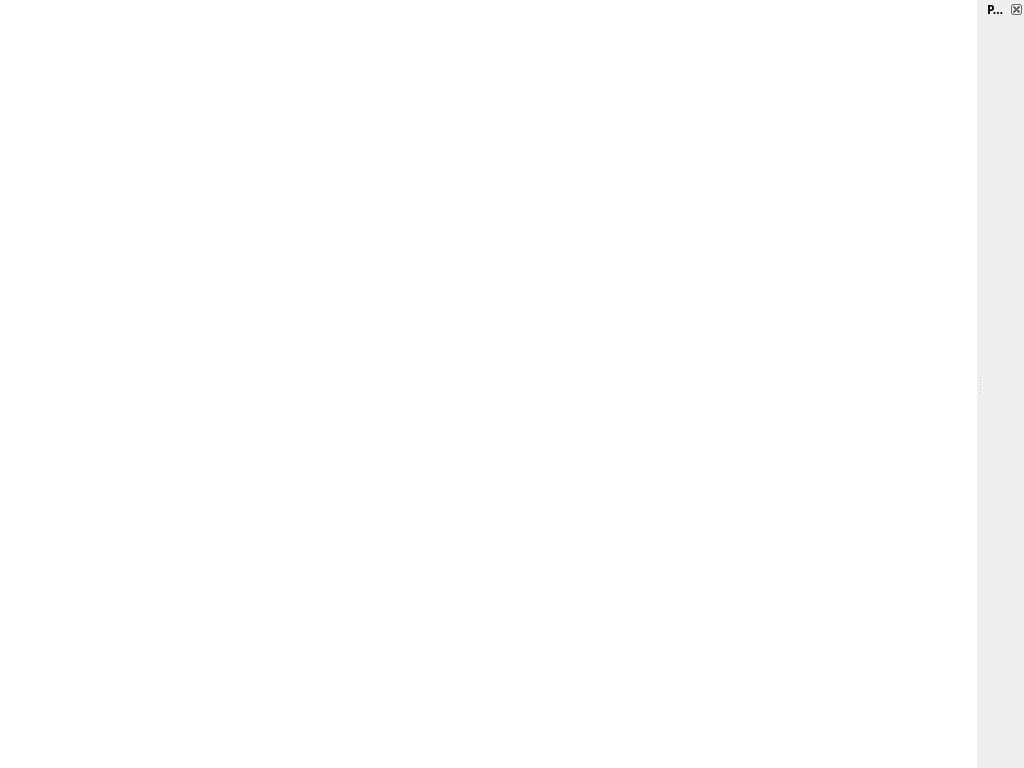
<?xml version="1.0" encoding="UTF-8"?>
<ui version="4.0">
 <class>MainWindow</class>
 <widget class="QMainWindow" name="MainWindow">
  <property name="geometry">
   <rect>
    <x>0</x>
    <y>0</y>
    <width>1024</width>
    <height>768</height>
   </rect>
  </property>
  <property name="minimumSize">
   <size>
    <width>480</width>
    <height>320</height>
   </size>
  </property>
  <property name="font">
   <font>
    <family>Tenby Five</family>
    <weight>75</weight>
    <bold>true</bold>
   </font>
  </property>
  <property name="windowTitle">
   <string>bot Neumann</string>
  </property>
  <widget class="QWidget" name="centralWidget">
   <layout class="QVBoxLayout" name="verticalLayout">
    <property name="leftMargin">
     <number>0</number>
    </property>
    <property name="topMargin">
     <number>0</number>
    </property>
    <property name="rightMargin">
     <number>0</number>
    </property>
    <property name="bottomMargin">
     <number>0</number>
    </property>
    <item>
     <widget class="QGraphicsView" name="graphicsView">
      <property name="frameShape">
       <enum>QFrame::NoFrame</enum>
      </property>
      <property name="verticalScrollBarPolicy">
       <enum>Qt::ScrollBarAlwaysOff</enum>
      </property>
      <property name="horizontalScrollBarPolicy">
       <enum>Qt::ScrollBarAlwaysOff</enum>
      </property>
     </widget>
    </item>
   </layout>
  </widget>
  <widget class="QDockWidget" name="dockWidget">
   <property name="enabled">
    <bool>true</bool>
   </property>
   <property name="features">
    <set>QDockWidget::DockWidgetClosable|QDockWidget::DockWidgetMovable</set>
   </property>
   <property name="windowTitle">
    <string>Program</string>
   </property>
   <attribute name="dockWidgetArea">
    <number>2</number>
   </attribute>
   <widget class="QWidget" name="dockWidgetContents"/>
  </widget>
 </widget>
 <layoutdefault spacing="6" margin="11"/>
 <resources/>
 <connections/>
</ui>
